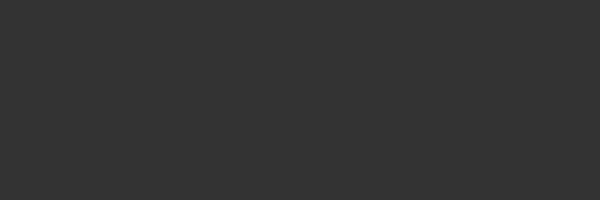
Frame 1 (no input)
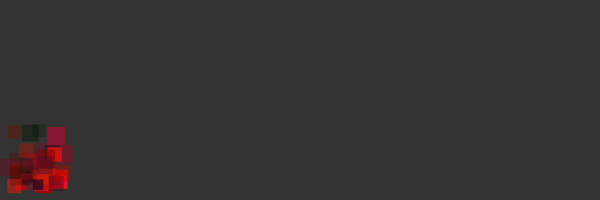
Frame 60 (no input)
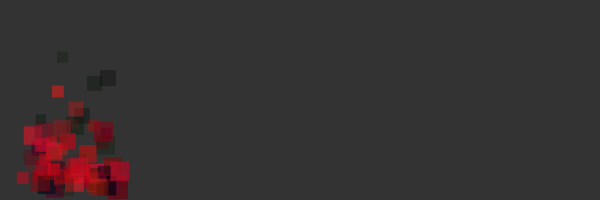
Frame 120 (the mouse pressed at the canvas centre since frame 60)

The p5.js sketch that drew these frames (run headless with seeded random() and noise() and a simulated clock; from frame 60 on, the mouse is pressed at the canvas centre):

// p5.js sketch
// ── sketch.js
let particles = [];
let xorigins = [];
let yorigin;

class Particle {
	constructor(pos, vel, size, deterioration) {
		this.pos = pos;
		this.vel = vel;
		this.size = size;
		this.deterioration = deterioration;
		
		// colour
		this.alpha = 255;
		this.red = random(0, 255);
		this.green = random(0, 30);
		this.blue = random(0, 50);
	}
	
	update() {
		// move and deteriorate
		this.pos.add(this.vel);
		this.alpha -= this.deterioration;
		
		// make some black smoke
		if (this.alpha < 100 && Math.abs(this.vel.y) > 3) {
			this.red = 0;
			this.gren = 0;
			this.blue = 0;
		}
	}
	
	show() {
		noStroke();
		fill(this.red, this.green, this.blue, this.alpha);
		rect(this.pos.x, this.pos.y, this.size, this.size);
	}
	
}

function setup() {
	createCanvas(600, 200);
	yorigin = height - 20;
	xorigins.push(0);
}

function draw() {
	background(51);
	
	// create particles at each xorigin (point of burnation)
	for (let i in xorigins) {
		if (random() > 0.05) continue; // sometimes skip a point
		let pos = new p5.Vector(xorigins[i], yorigin);
		let vel = new p5.Vector(random(-1, 1), random(0, -5));
		let size = random(10, 20);
		let det = random(5, 20);
		particles.push(new Particle(pos, vel, size, det));
	}
	
	// spread
	if (xorigins[xorigins.length-1] < width-20) {
		let i = xorigins.length-1;
		let newXOrigin = xorigins[i] + 1;
		xorigins.push(newXOrigin);
	}
	
	// extinguish
	if (random() < 0.3) xorigins.splice(0, 1);
	
	// update and show particles, removing when they are gone
	for (let i = particles.length-1; i > 0; i--) {
		particles[i].update();
		particles[i].show();
		if (particles[i].alpha < 50) {
			particles.splice(i, 1);
		}
	}
}


// ── particles.html
<!DOCTYPE html>
<html>

<head>

<script src="https://cdnjs.cloudflare.com/ajax/libs/p5.js/0.5.16/p5.js"></script>
<script src="particles.js"></script>

</head>

</html>
